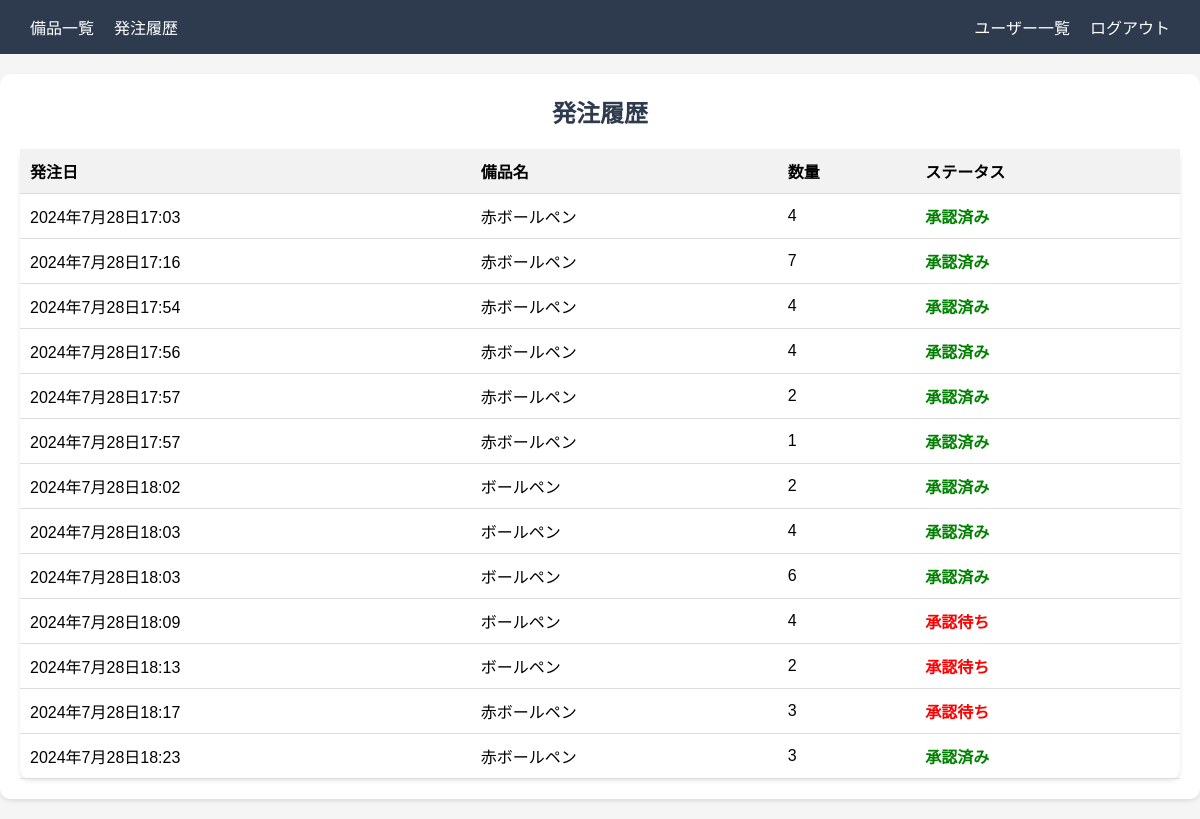
Screenshot of /order_history/ (signed in) with the database file from the repository.
### equipment/models.py (models this page shows, shortened)
class OrderRequest(models.Model):
    STATUS_CHOICES = [
        ('Pending', '承認待ち'),
        ('Approved', '承認済み')
    ]
    equipment = models.ForeignKey(Equipment, on_delete=models.CASCADE)
    user = models.ForeignKey(User, on_delete=models.CASCADE)
    quantity_requested = models.IntegerField()
    request_date = models.DateTimeField(auto_now_add=True)
    status = models.CharField(max_length=100, choices=STATUS_CHOICES, default='Pending')
    approved = models.BooleanField(default=False)

class Equipment(models.Model):
    name = models.CharField("名前", max_length=100)
    category = models.CharField("カテゴリ", max_length=100)
    status = models.CharField("状態", max_length=100)
    location = models.CharField("設置場所", max_length=100)
    description = models.TextField("説明")
    image = models.ImageField("画像", upload_to='equipment_images/', null=True, blank=True)
    quantity = models.PositiveIntegerField("在庫数", default=1)

### equipment/views.py (the view)
# urls.py: path('order_history/', views.order_history, name='order_history'),
@login_required
def order_history(request):
    if request.user.is_superuser:
        orders = OrderRequest.objects.all()
    else:
        orders = OrderRequest.objects.filter(user=request.user)
    return render(request, 'equipment/order_history.html', {'orders': orders})

### templates/equipment/order_history.html (shortened to what this page needs)
{% extends 'base.html' %}
{% block content %}
<h1 class="center-text">発注履歴</h1>
<table class="center-text">
  <thead>
    <tr>
      <th>発注日</th>
      <th>備品名</th>
      <th>数量</th>
      <th>ステータス</th>
    </tr>
  </thead>
  <tbody>
    {% for order in orders %}
    <tr>
      <td>{{ order.request_date }}</td>
      <td>{{ order.equipment.name }}</td>
      <td>{{ order.quantity_requested }}</td>
      <td>
        <span class="{% if order.status == 'Approved' %}status-approved{% else %}status-pending{% endif %}">
          {{ order.get_status_display }}
        </span>
      </td>
    </tr>
    {% endfor %}
  </tbody>
</table>
{% endblock %}

### static/css/styles.css (style rules this page uses)
body, h1, ul, li, a { margin: 0; padding: 0; list-style: none; text-decoration: none; }
body { font-family: Arial, sans-serif; background-color: #f5f5f5; width: 100%; margin: 0; padding: 0; }
h1 { font-size: 24px; color: #2e3b4e; }
table { width: 100%; border-collapse: collapse; margin-top: 20px; background-color: white; border-radius: 10px; box-shadow: 0 2px 4px rgba(0, 0, 0, 0.1); }
thead { background-color: #f2f2f2; }
th, td { padding: 10px; text-align: left; border-bottom: 1px solid #ddd; }
th { background-color: #f2f2f2; font-weight: bold; }
.status-approved { color: green; font-weight: bold; display: inline-block; margin-right: 10px; }
.status-pending { color: red; font-weight: bold; display: inline-block; margin-right: 10px; }

### rows the page displays
OrderRequest: request_date "2024年7月28日17:03", equipment.name "赤ボールペン", quantity_requested "4", status "承認済み"
OrderRequest: request_date "2024年7月28日17:16", equipment.name "赤ボールペン", quantity_requested "7", status "承認済み"
OrderRequest: request_date "2024年7月28日17:54", equipment.name "赤ボールペン", quantity_requested "4", status "承認済み"
OrderRequest: request_date "2024年7月28日17:56", equipment.name "赤ボールペン", quantity_requested "4", status "承認済み"
OrderRequest: request_date "2024年7月28日17:57", equipment.name "赤ボールペン", quantity_requested "2", status "承認済み"
OrderRequest: request_date "2024年7月28日17:57", equipment.name "赤ボールペン", quantity_requested "1", status "承認済み"
OrderRequest: request_date "2024年7月28日18:02", equipment.name "ボールペン", quantity_requested "2", status "承認済み"
OrderRequest: request_date "2024年7月28日18:03", equipment.name "ボールペン", quantity_requested "4", status "承認済み"
OrderRequest: request_date "2024年7月28日18:03", equipment.name "ボールペン", quantity_requested "6", status "承認済み"
OrderRequest: request_date "2024年7月28日18:09", equipment.name "ボールペン", quantity_requested "4", status "承認待ち"
OrderRequest: request_date "2024年7月28日18:13", equipment.name "ボールペン", quantity_requested "2", status "承認待ち"
OrderRequest: request_date "2024年7月28日18:17", equipment.name "赤ボールペン", quantity_requested "3", status "承認待ち"
OrderRequest: request_date "2024年7月28日18:23", equipment.name "赤ボールペン", quantity_requested "3", status "承認済み"
